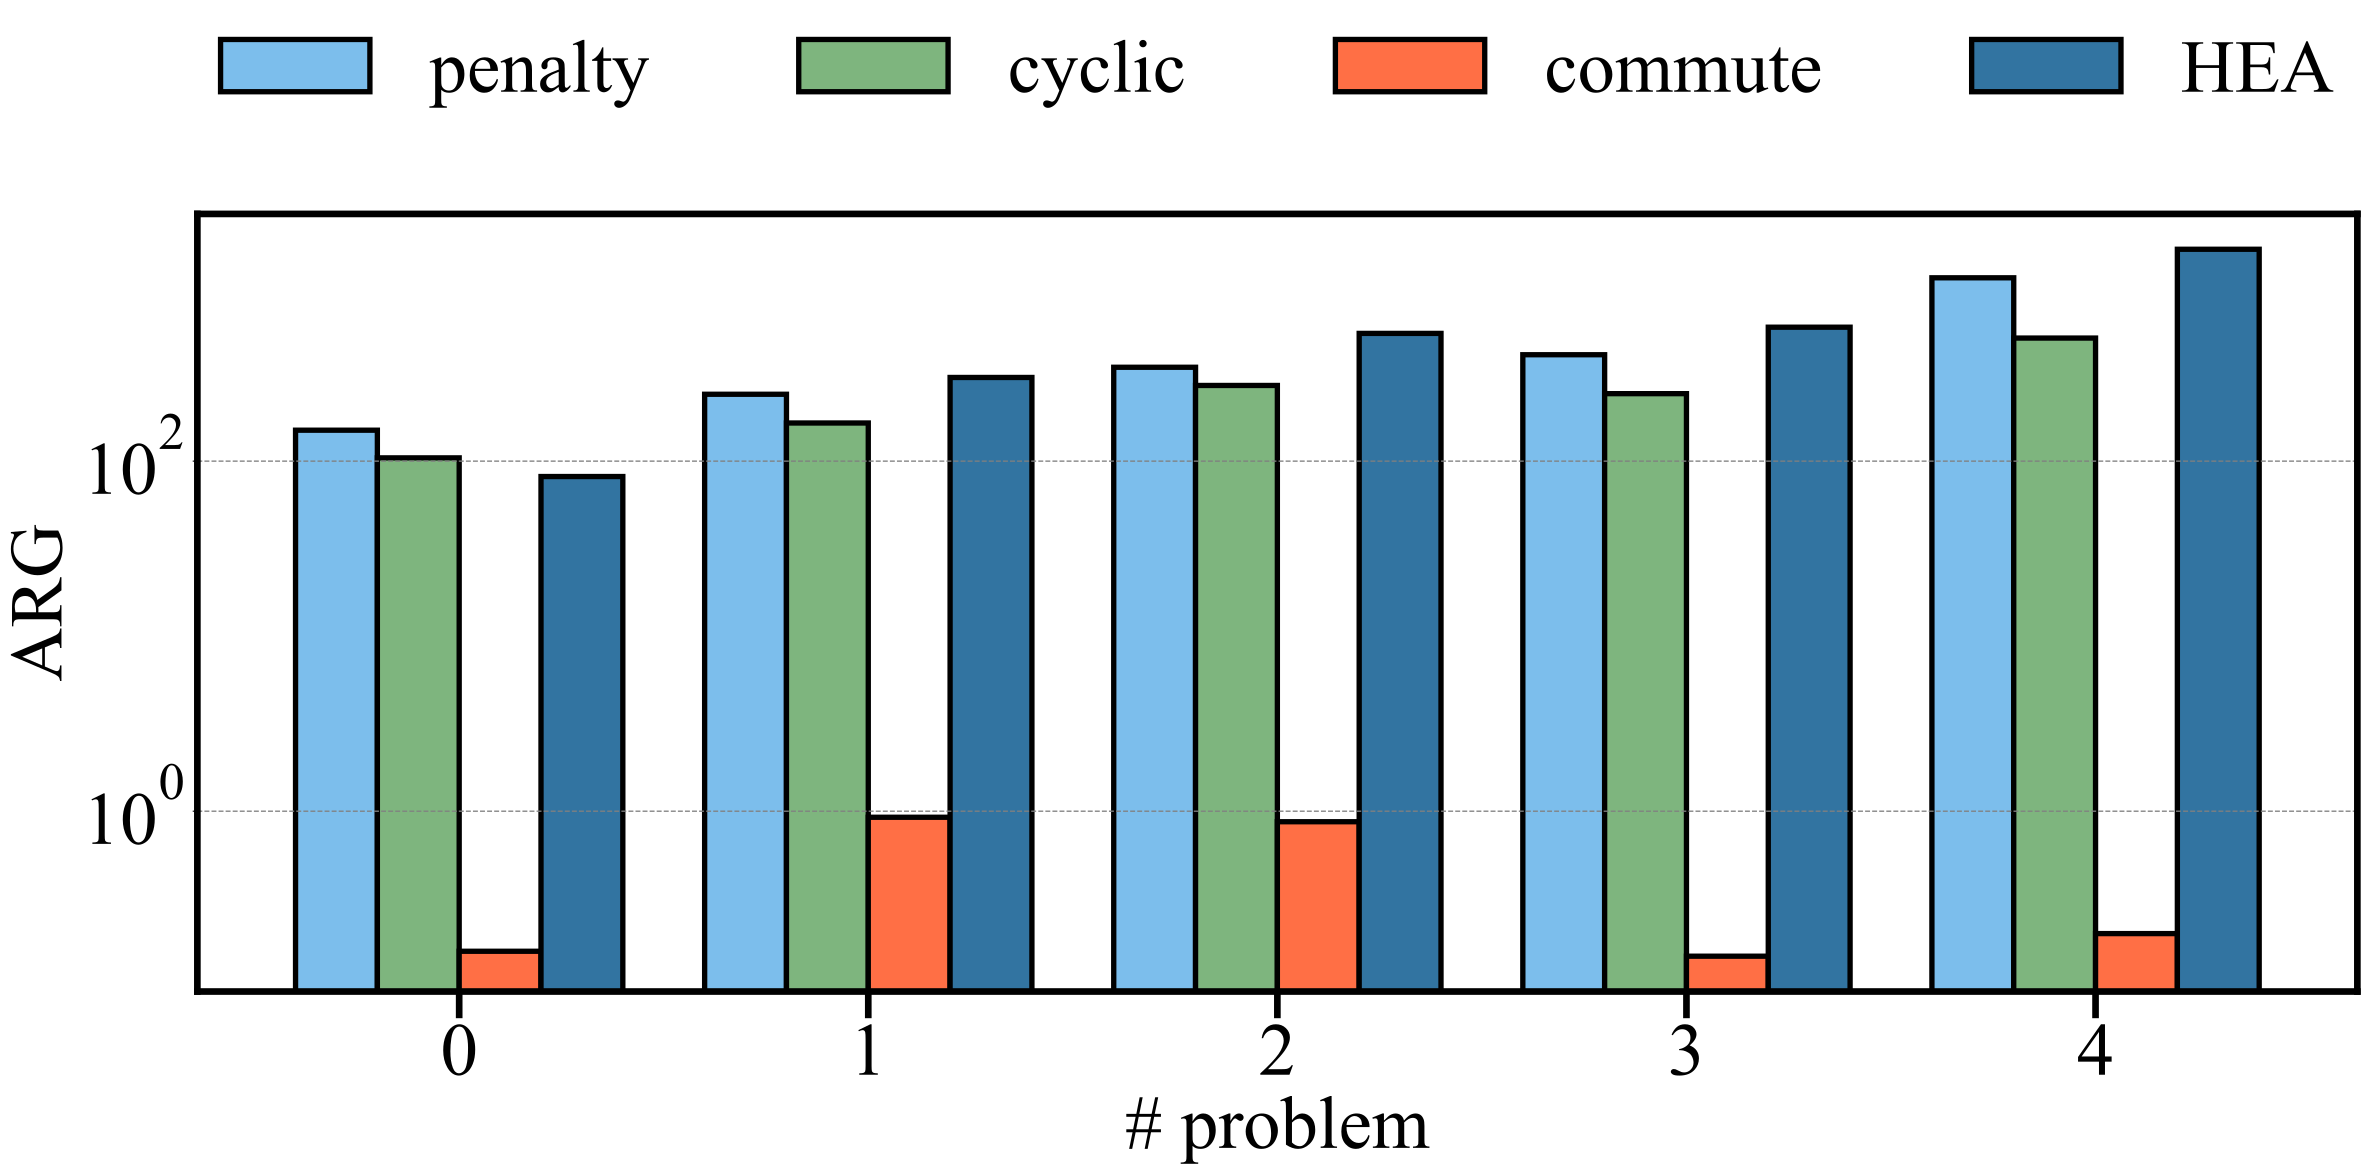

The Python source for this figure:
import os
import pandas as pd
import matplotlib.pyplot as plt
import matplotlib as mpl

def plot_results(respath):
    data = pd.read_csv(f"../../data/{respath}.csv")
    penalty = data[data['method'] == 'penalty']
    cyclic = data[data['method'] == 'cyclic']
    commute = data[data['method'] == 'commute']
    HEA = data[data['method'] == 'HEA']
    # Convert columns with 'memory_error' to NaN
    penalty = penalty.apply(pd.to_numeric, errors='coerce').fillna(0)
    cyclic = cyclic.apply(pd.to_numeric, errors='coerce').fillna(0)
    commute = commute.apply(pd.to_numeric, errors='coerce').fillna(0)
    HEA = HEA.apply(pd.to_numeric, errors='coerce').fillna(0)

    scale = 0.9
    fig, axes = plt.subplots(figsize=(25*scale, 9*scale))

    mpl.rcParams.update({
        'pdf.fonttype': 42,
        'ps.fonttype': 42,
        'font.family': 'Times New Roman',
        'font.size': 56,
        'axes.unicode_minus': False,
        'mathtext.fontset': 'custom',
        'mathtext.rm': 'Times New Roman',
        'mathtext.it': 'Times New Roman:italic',
        'mathtext.bf': 'Times New Roman:bold',
        'axes.linewidth': 5,
        'xtick.major.size': 20,
        'xtick.major.width': 10,
    })
    bar_width =  0.2
    bar_key = "ARG"
    axes = plt.axes([0, 0, 1, 1])
    colors = ["#7CBEEC", "#7EB57E", "#FF6F45", "#3274A1"]
    # print(penalty)
    mean_penalty = (
        penalty.groupby("variables")
        .mean()
        .reset_index()
        .sort_values("variables")
    )
    mean_cyclic = (
        cyclic.groupby("variables")
        .mean()
        .reset_index()
        .sort_values("variables")
    )
    mean_commute = (
        commute.groupby("variables")
        .mean()
        .reset_index()
        .sort_values("variables")
    )
    mean_HEA = (
        HEA.groupby("variables")
        .mean()
        .reset_index()
        .sort_values("variables")
    )

    # print(mean_HEA, mean_commute, mean_cyclic)
    axes.bar(
        mean_penalty.index - bar_width * 3/ 2,
        mean_penalty[bar_key],
        color=colors[0],
        label="penalty",
        linewidth=4,
        width=bar_width,
        edgecolor='black',
    )
    axes.bar(
        mean_cyclic.index - bar_width / 2,
        mean_cyclic[bar_key],
        color=colors[1],
        label="cyclic",
        linewidth=4,
        width=bar_width,
        edgecolor='black',
    )
    axes.bar(
        mean_commute.index + bar_width / 2,
        mean_commute[bar_key],
        color=colors[2],
        label="commute",
        linewidth=4,
        width=bar_width,
        edgecolor='black',
    )
    axes.bar(
        mean_HEA.index + bar_width * 3 / 2,
        mean_HEA[bar_key],
        color=colors[3],
        label="HEA",
        linewidth=4,
        width=bar_width,
        edgecolor='black',
    )

    axes.set_yscale("log")
    # axes.set_yticks([1, 100, 10000, 1000000])
    # prob_lab = [prob + str(idx) for prob in ["F", "G", "K"] for idx in range(1, 6)]
    axes.tick_params(axis="x", which="major", width=5, length=20)
    axes.set_xticks(mean_commute.index)
    # axes.set_xticklabels([prob_lab[idx] for idx in mean_commute.variables])
    axes.grid(axis="y", color="gray", linestyle="--", linewidth=1)
    axes.set_xlabel("# problem")
    axes.set_ylabel(bar_key)
    axes.legend(frameon=False, bbox_to_anchor=(0.5, 1.05), loc='lower center', ncol=4)

    script_path = os.path.abspath(__file__)
    new_path = script_path[:-3]
    fig.savefig(f"{new_path}.svg", dpi=600, format="svg", bbox_inches="tight")

plot_results('FLP/FLP_evalue_qiskit')
